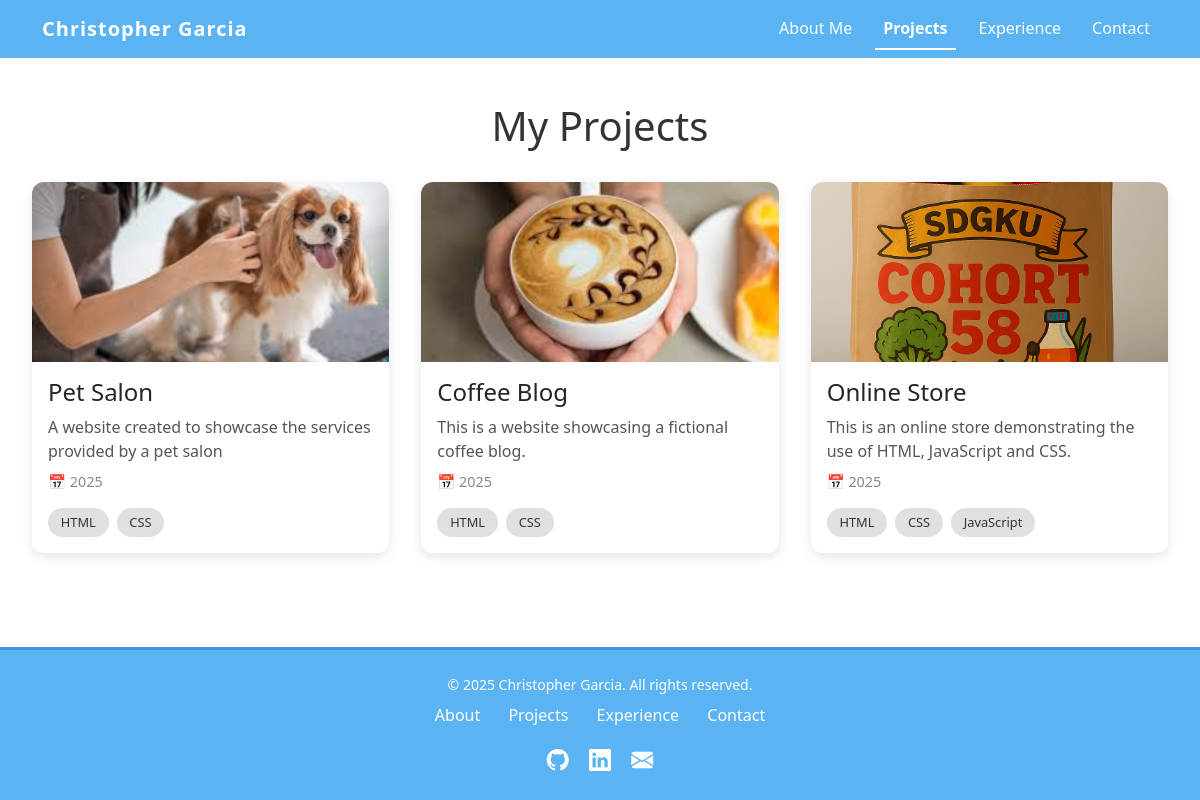
/projects/, run on the app's committed database.
### projects/models.py (models this page shows, shortened)
class Project(models.Model):
    title = models.CharField(max_length=100)
    description = models.TextField()
    year = models.IntegerField()
    image = models.ImageField(upload_to='project/')
    repository = models.URLField()
    skills = models.ManyToManyField('Skill')

class Skill(models.Model):
    name = models.CharField(max_length=50)

### projects/views.py (the view)
# urls.py: path('projects/', views.projects_view, name='projects'),
def projects_view(request):
    projects_list = models.Project.objects.all() #get all my projects from the database
    context={"projects": projects_list} # organize with a dictionary with key "project" and value projects_list
    return render(request, 'projects/projects.html', context) #pass the context to the template

### templates/projects/projects.html (shortened to what this page needs)
{% extends 'base.html' %}
{% load static %}
{% block content %}
<div class="main-container">
    <h1 class="page-title">My Projects</h1>
    <div class="projects-grid">
        {% for project in projects %}
        <div class="project-card">
            <a href="{{ project.repository }}" target="_blank" class="card-link">
                <img src="{{ project.image.url }}" alt="{{ project.title }}" class="project-image">
                <div class="card-content">
                    <h2 class="project-title">{{ project.title }}</h2>
                    <p class="project-description">{{ project.description }}</p>
                    <p class="project-year">📅 {{ project.year }}</p>
                    <div class="skills-container">
                        {% for skill in project.skills.all %}
                        <span class="skill-badge">{{ skill.name }}</span>
                        {% endfor %}
                    </div>
                </div>
            </a>
        </div>
        {% endfor %}
    </div>
</div>
{% endblock content %}

### templates/base.html (shortened to what this page needs)
{% load static %}
<!DOCTYPE html>
<html lang="en">
<head>
    <link href="https://cdn.jsdelivr.net/npm/bootstrap@5.3.8/dist/css/bootstrap.min.css" rel="stylesheet"
>
    <link rel="stylesheet" href="{% static 'css/about.css' %}">
    <link rel="stylesheet" href="{% static 'css/projects.css' %}">
    <link rel="stylesheet" href="{% static 'css/experience.css' %}">
    <link rel="stylesheet" href="{% static 'css/contact.css' %}">
    <link rel="stylesheet" href="{% static 'css/base.css' %}">
    <link href="https://cdn.jsdelivr.net/npm/bootstrap-icons/font/bootstrap-icons.css" rel="stylesheet">
</head>
<body>
    <nav class="navbar navbar-expand-lg navbar-light fixed-top" style="background-color: #5ab3f3;">
        <div class="container">
            <a class="navbar-brand fw-bold text-white" href="{% url 'about' %}">
                Christopher Garcia
            </a>
            <div class="collapse navbar-collapse justify-content-end" id="navbarNavAltMarkup">
                <div class="navbar-nav">
                    <a class="nav-link {% if request.resolver_match.url_name == 'about' %}active{% endif %}"
                        href="{% url 'about' %}">About Me</a>
                    <a class="nav-link {% if request.resolver_match.url_name == 'projects' %}active{% endif %}"
                        href="{% url 'projects' %}">Projects</a>
                    <a class="nav-link {% if request.resolver_match.url_name == 'experience' %}active{% endif %}"
                        href="{% url 'experience' %}">Experience</a>
                    <a class="nav-link {% if request.resolver_match.url_name == 'contact' %}active{% endif %}"
                        href="{% url 'contact' %}">Contact</a>
                </div>
            </div>
        </div>
    </nav>
    {% block content %}{% endblock content %}
    <footer class="footer mt-auto py-4">
        <div class="container text-center">
            <p class="mb-2">© 2025 Christopher Garcia. All rights reserved.</p>
            <div class="footer-links">
                <a href="{% url 'about' %}">About</a>
                <a href="{% url 'projects' %}">Projects</a>
                <a href="{% url 'experience' %}">Experience</a>
                <a href="{% url 'contact' %}">Contact</a>
            </div>
            <div class="social-icons mt-3">
                <a href="https://github.com/" target="_blank"><i class="bi bi-github"></i></a>
                <a href="https://linkedin.com/" target="_blank"><i class="bi bi-linkedin"></i></a>
                <a href="{% url 'contact' %}"><i class="bi bi-envelope-fill"></i></a>
            </div>
        </div>
    </footer>
</body>
</html>

### static/css/projects.css (style rules this page uses)
.main-container { max-width: 1200px; margin: 0 auto; padding: 2rem; font-family: 'Segoe UI', sans-serif; }
.page-title { text-align: center; font-size: 2.5rem; margin-bottom: 2rem; color: #333; }
.projects-grid { display: grid; grid-template-columns: repeat(auto-fit, minmax(280px, 1fr)); gap: 2rem; }
.project-card { background: #fff; border-radius: 12px; box-shadow: 0 4px 12px rgba(0,0,0,0.1); overflow: hidden; transition: transform 0.3s ease; }
.card-link { text-decoration: none; color: inherit; display: block; }
.project-image { width: 100%; height: 180px; object-fit: cover; }
.card-content { padding: 1rem; }
.project-title { font-size: 1.5rem; margin-bottom: 0.5rem; }
.project-description { font-size: 1rem; color: #555; margin-bottom: 0.5rem; }
.project-year { font-size: 0.9rem; color: #888; margin-bottom: 1rem; }
.skills-container { display: flex; flex-wrap: wrap; gap: 0.5rem; }
.skill-badge { background-color: #e0e0e0; border-radius: 20px; padding: 0.3rem 0.8rem; font-size: 0.8rem; color: #333; }

### static/css/base.css (style rules this page uses)
.navbar-brand { font-size: 20px; letter-spacing: 1px; }
.navbar-nav .nav-link { color: white !important; font-weight: 500; margin-left: 15px; transition: color 0.3s ease; }
.navbar-nav .nav-link.active { font-weight: 600; border-bottom: 2px solid white; }
body { padding-top: 70px; padding-bottom: 80px; }
.footer { position: fixed; bottom: 0; left: 0; width: 100%; background-color: #5ab3f3; color: white; text-align: center; border-top: 3px solid #4a90e2; padding: 15px 0; z-index: 1030; }
.footer a { color: white; margin: 0 12px; text-decoration: none; transition: color 0.3s ease, transform 0.2s ease; }
.social-icons a { font-size: 22px; margin: 0 8px; display: inline-block; }
.footer p { margin: 0; font-size: 14px; }

### data on the page
Project: image (picture), title "Pet Salon", description "A website created to showcase the services provided by a pet salon", year "2025"
Skill: name "HTML"
Skill: name "CSS"
Project: image (picture), title "Coffee Blog", description "This is a website showcasing a fictional coffee blog.", year "2025"
Project: image (picture), title "Online Store", description "This is an online store demonstrating the use of HTML, JavaScript and CSS.", year "2025"
Skill: name "JavaScript"
